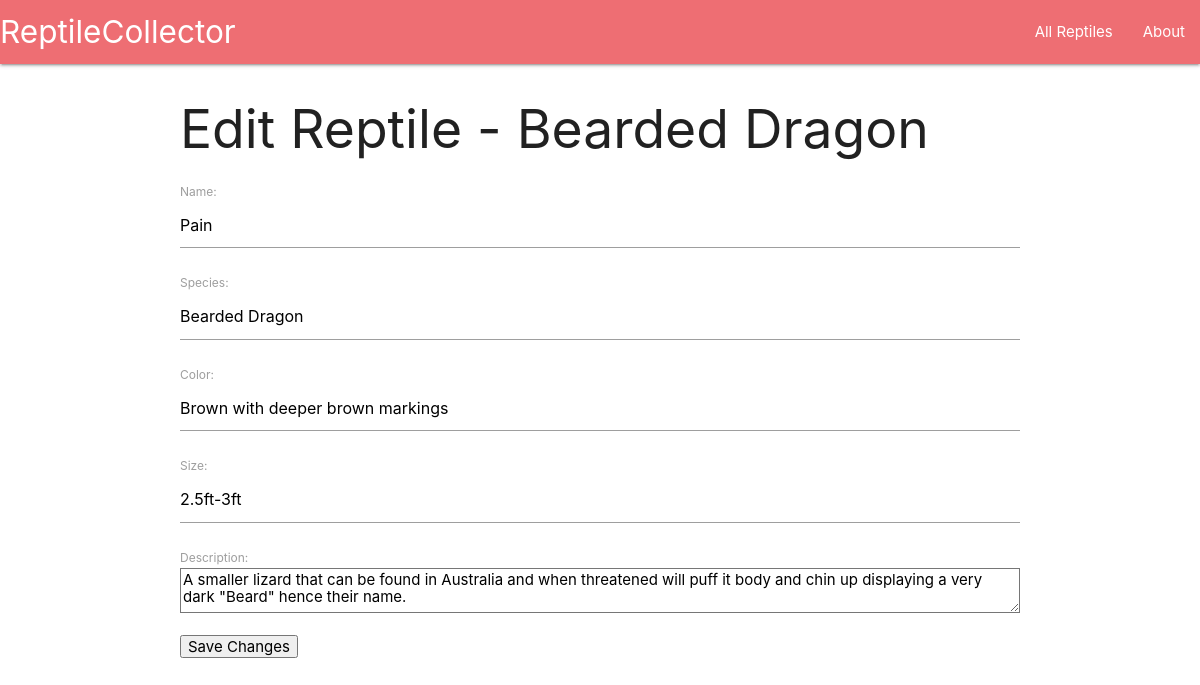
Page /reptiles/4/edit/ on the committed database.
### reptiles/models.py (models this page shows, shortened)
class Reptile(models.Model):
    name = models.CharField(max_length=100)
    species = models.CharField(max_length=100)
    color = models.CharField(max_length=50)
    size = models.CharField(max_length=20)
    description = models.TextField(max_length=300)

### reptiles/views.py (the view)
# urls.py: path('reptiles/<int:reptile_id>/edit/', edit_reptile, name='edit_reptile'),
def edit_reptile(request, reptile_id):
    reptile = get_object_or_404(Reptile, pk=reptile_id)
    if request.method == 'POST':
        form = ReptileForm(request.POST, instance=reptile)
        if form.is_valid():
            form.save()
            return redirect('reptile_detail', reptile_id=reptile_id)
    else:
        form = ReptileForm(instance=reptile)
    return render(request, 'reptiles/edit_reptile.html', {'form': form, 'reptile': reptile})

### reptiles/forms.py
class ReptileForm(forms.ModelForm):
    class Meta:
        model = Reptile
        fields = ["name", 'species', 'color', 'size', 'description']

### reptiles/templates/reptiles/edit_reptile.html (shortened to what this page needs)
{% extends 'base.html' %}
{% block content %}
  <h2>Edit Reptile - {{ reptile.species }}</h2>
  <form method="post">
    {{ form.as_p }}
    <button type="submit">Save Changes</button>
  </form>
{% endblock %}

### rows in the picture
Reptile: species "Bearded Dragon", name "Pain", color "Brown with deeper brown markings", size "2.5ft-3ft", description "A smaller lizard that can be found in Australia and when threatened will puff it body and chin up displaying a very dark \"Beard\" hence their name."
